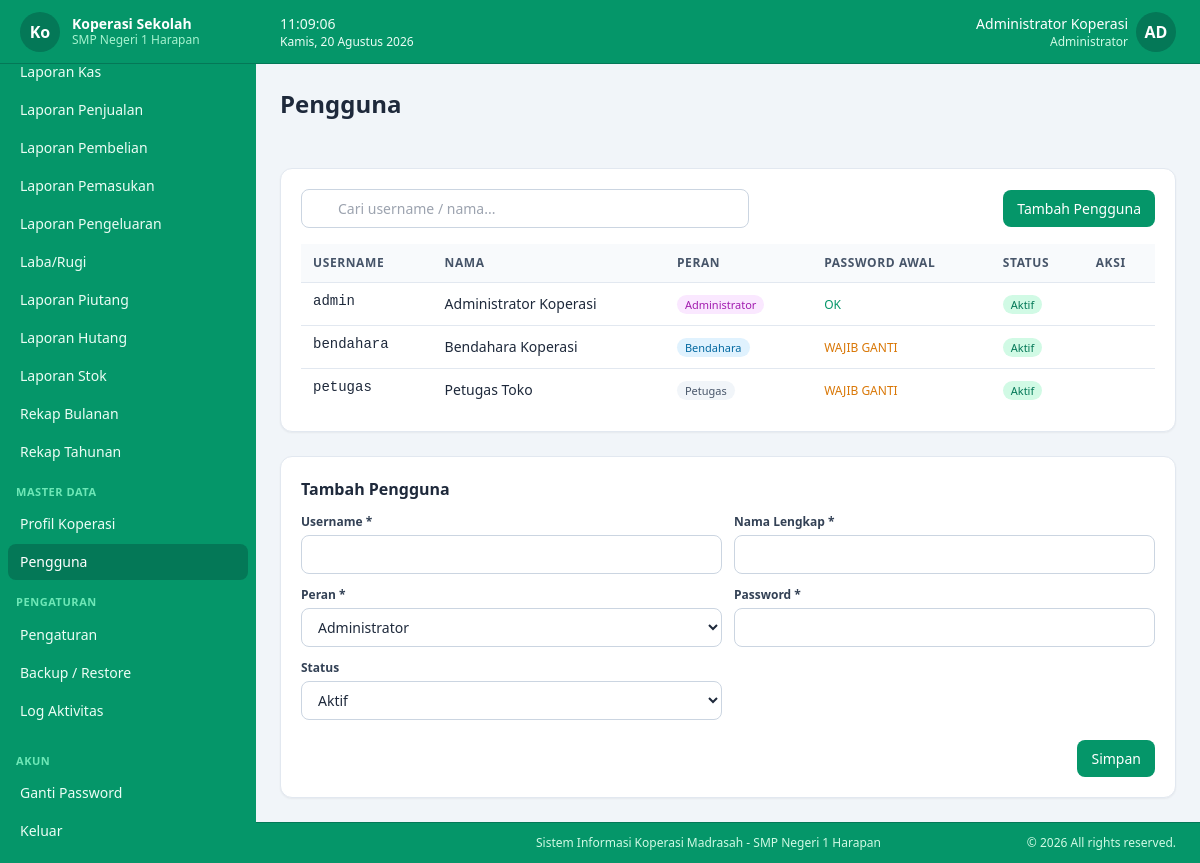
/pengguna (signed in), run on the app's committed database.
### tables this page shows
CREATE TABLE koperasi_profile (
  id             TINYINT UNSIGNED NOT NULL DEFAULT 1,
  nama_koperasi  VARCHAR(100)     NOT NULL DEFAULT '',
  nama_sekolah   VARCHAR(150)     NOT NULL DEFAULT '',
  alamat         TEXT             NULL,
  telepon        VARCHAR(30)      NULL,
  email          VARCHAR(100)     NULL,
  logo           VARCHAR(255)     NULL,
  nama_ketua     VARCHAR(100)     NULL,
  nama_bendahara VARCHAR(100)     NULL,
  created_at     TIMESTAMP        NOT NULL DEFAULT CURRENT_TIMESTAMP,
  updated_at     TIMESTAMP        NOT NULL DEFAULT CURRENT_TIMESTAMP ON UPDATE CURRENT_TIMESTAMP,
  PRIMARY KEY (id)
);

CREATE TABLE users (
  id                   BIGINT UNSIGNED NOT NULL AUTO_INCREMENT,
  role_id              TINYINT UNSIGNED NOT NULL,
  username             VARCHAR(50)      NOT NULL UNIQUE,
  name                 VARCHAR(100)     NOT NULL,
  password_hash        VARCHAR(255)     NOT NULL,
  must_change_password TINYINT(1)       NOT NULL DEFAULT 0,
  is_active            TINYINT(1)       NOT NULL DEFAULT 1,
  created_at           TIMESTAMP        NOT NULL DEFAULT CURRENT_TIMESTAMP,
  updated_at           TIMESTAMP        NOT NULL DEFAULT CURRENT_TIMESTAMP ON UPDATE CURRENT_TIMESTAMP,
  PRIMARY KEY (id),
  CONSTRAINT fk_users_role FOREIGN KEY (role_id) REFERENCES roles(id) ON UPDATE CASCADE
);

CREATE TABLE roles (
  id            TINYINT UNSIGNED NOT NULL AUTO_INCREMENT,
  name          VARCHAR(50)      NOT NULL UNIQUE,
  description   VARCHAR(255)     NULL,
  created_at    TIMESTAMP        NOT NULL DEFAULT CURRENT_TIMESTAMP,
  updated_at    TIMESTAMP        NOT NULL DEFAULT CURRENT_TIMESTAMP ON UPDATE CURRENT_TIMESTAMP,
  PRIMARY KEY (id)
);

### app/views/pengguna/index.php (the view, shortened to what the rows shown need)
<?php
$editId = (int)input('edit', 0);
?>
<div class="max-w-5xl">
    <div class="bg-white rounded-xl shadow-sm border border-slate-200 p-5">
        <div class="table-wrap">
            <table>
                <thead><tr><th>Username</th><th>Nama</th><th>Peran</th><th>Password Awal</th><th>Status</th><th class="text-center">Aksi</th></tr></thead>
                <tbody>
                <?php if (empty($pg['items'])): ?>
                    <tr><td colspan="6" class="text-center text-slate-400 py-8">Tidak ada data.</td></tr>
                <?php else: foreach ($pg['items'] as $u): ?>
                    <tr>
                        <td class="font-mono text-xs"><?= e($u['username']) ?></td>
                        <td><?= e($u['name']) ?></td>
                        <td>
                            <span class="text-[11px] px-2 py-0.5 rounded-full <?= $u['role_name'] === 'Administrator' ? 'bg-fuchsia-100 text-fuchsia-700' : ($u['role_name'] === 'Bendahara' ? 'bg-sky-100 text-sky-700' : 'bg-slate-100 text-slate-600') ?> font-medium"><?= e($u['role_name']) ?></span>
                        </td>
                        <td><?= (int)$u['must_change_password'] === 1 ? '<span class="text-amber-600 text-xs font-medium">WAJIB GANTI</span>' : '<span class="text-emerald-600 text-xs">OK</span>' ?></td>
                        <td>
                            <?php if ((int)$u['is_active'] === 1): ?>
                                <span class="text-[11px] px-2 py-0.5 rounded-full bg-emerald-100 text-emerald-700 font-medium">Aktif</span>
                            <?php else: ?>
                                <span class="text-[11px] px-2 py-0.5 rounded-full bg-slate-200 text-slate-600 font-medium">Nonaktif</span>
                            <?php endif; ?>
                        </td>
                        <td>
                            <div class="flex items-center justify-center gap-1">
                                <a href="<?= url('pengguna', ['edit' => $u['id']]) ?>" class="btn btn-ghost p-1.5" title="Ubah"><?= icon('edit', 'w-4 h-4') ?></a>
                                <form method="post" action="<?= url('pengguna', ['action' => 'destroy', 'id' => $u['id']]) ?>" class="inline">
                                    <button type="submit" class="btn btn-ghost p-1.5" onclick="return appConfirmSubmit(event, 'Hapus pengguna <?= e($u['username']) ?>?')" title="Hapus"><?= icon('trash', 'w-4 h-4') ?></button>
                                </form>
                            </div>
                        </td>
                    </tr>
                <?php endforeach; endif; ?>
                </tbody>
            </table>
        </div>
    </div>
    <div id="formPengguna" class="mt-6 bg-white rounded-xl shadow-sm border border-slate-200 p-5">
        <h2 class="font-semibold text-slate-800 mb-3"><?= $editId ? 'Ubah Pengguna' : 'Tambah Pengguna' ?></h2>
    </div>
</div>

### app/views/layouts/app.php (shortened to what the rows shown need)
<?php
$user = current_user();
$profile = koperasi_profile();
?>
<!DOCTYPE html>
<html lang="id">
<head>
<script src="<?= asset('assets/js/tailwind.min.js') ?>"></script>
<link rel="stylesheet" href="<?= asset('assets/vendor/sweetalert2/sweetalert2.min.css') ?>">
<link rel="stylesheet" href="<?= asset('assets/css/app.css') ?>">
</head>
<body class="bg-slate-100 text-slate-800 flex flex-col min-h-screen">
<div id="sidebar" class="fixed inset-y-0 left-0 z-40 w-64 bg-emerald-600 text-emerald-50 transform -translate-x-full lg:translate-x-0 transition-transform duration-200 flex flex-col">
    <div class="flex items-center gap-3 px-5 h-16 border-b border-emerald-700 shrink-0 sticky top-0 bg-emerald-600 z-10">
        <?php if (!empty($profile['logo']) && file_exists(UPLOAD_DIR . '/' . $profile['logo'])): ?>
            <img src="<?= asset('uploads/' . e($profile['logo'])) ?>" class="h-10 w-10 shrink-0 object-contain drop-shadow-[0_0_4px_rgba(255,255,255,0.8)]" alt="logo">
        <?php else: ?>
            <div class="h-10 w-10 shrink-0 rounded-full bg-emerald-700 flex items-center justify-center font-bold text-white"><?= e(mb_substr($profile['nama_koperasi'] ?? 'KS', 0, 2)) ?></div>
        <?php endif; ?>
        <div class="min-w-0">
            <div class="font-semibold text-sm leading-tight text-white truncate"><?= e($profile['nama_koperasi'] ?? APP_NAME) ?></div>
            <div class="text-xs text-emerald-200 truncate"><?= e($profile['nama_sekolah'] ?? '') ?></div>
        </div>
    </div>
</div>
<div class="lg:pl-64 flex flex-col flex-1 min-h-0">
    <header class="sticky top-0 z-20 bg-emerald-600 border-b border-emerald-700 px-4 sm:px-6 h-16 flex items-center justify-between shrink-0">
        <div class="flex items-center gap-4">
            <div class="relative" id="userMenu">
                <button type="button" id="userMenuBtn" class="flex items-center gap-2 rounded-full hover:opacity-80 transition">
                    <div class="text-right hidden sm:block">
                        <div class="text-sm font-medium text-white"><?= e($user['name']) ?></div>
                        <div class="text-xs text-emerald-100"><?= e($user['role_name']) ?></div>
                    </div>
                    <div class="h-10 w-10 rounded-full bg-emerald-700 text-white flex items-center justify-center font-bold">
                        <?= e(strtoupper(mb_substr($user['name'], 0, 2))) ?>
                    </div>
                </button>
            </div>
        </div>
    </header>
    <div class="px-4 sm:px-6 py-4 sm:py-6">
        <h1 class="text-xl sm:text-2xl font-bold text-slate-800"><?= e($pageTitle ?? 'Dashboard') ?></h1>
    </div>
    <main class="flex-1 p-4 sm:p-6 pb-12">
        <?= $content ?>
    </main>
    <footer class="bg-emerald-600 border-t border-emerald-700 lg:pl-64">
        <div class="max-w-full mx-auto px-4 sm:px-6 py-3">
            <div class="flex flex-col sm:flex-row justify-between items-center gap-2 text-xs text-emerald-100">
                <span>Sistem Informasi Koperasi Madrasah - <?= e($profile['nama_sekolah'] ?? 'Nama Sekolah') ?></span>
                <span>&copy; <?= date('Y') ?> All rights reserved.</span>
            </div>
        </div>
    </footer>
</div>
</body>
</html>

### data on the page
koperasi_profile: nama_koperasi "Ko", nama_koperasi "Koperasi Sekolah", nama_sekolah "SMP Negeri 1 Harapan"
users: name "Administrator Koperasi", name "AD", username "admin", role.name "Administrator", must_change_password "OK", is_active "Aktif"
roles: name "Administrator"
users: username "bendahara", name "Bendahara Koperasi", role.name "Bendahara", must_change_password "WAJIB GANTI", is_active "Aktif"
users: username "petugas", name "Petugas Toko", role.name "Petugas", must_change_password "WAJIB GANTI", is_active "Aktif"

### other printed values
$label "Laporan Kas"
$label "Laporan Penjualan"
$label "Laporan Pembelian"
$label "Laporan Pemasukan"
$label "Laporan Pengeluaran"
$label "Laba/Rugi"
$label "Laporan Piutang"
$label "Laporan Hutang"
$label "Laporan Stok"
$label "Rekap Bulanan"
$label "Rekap Tahunan"
$group "MASTER DATA"
$label "Profil Koperasi"
$label "Pengguna"
$group "PENGATURAN"
